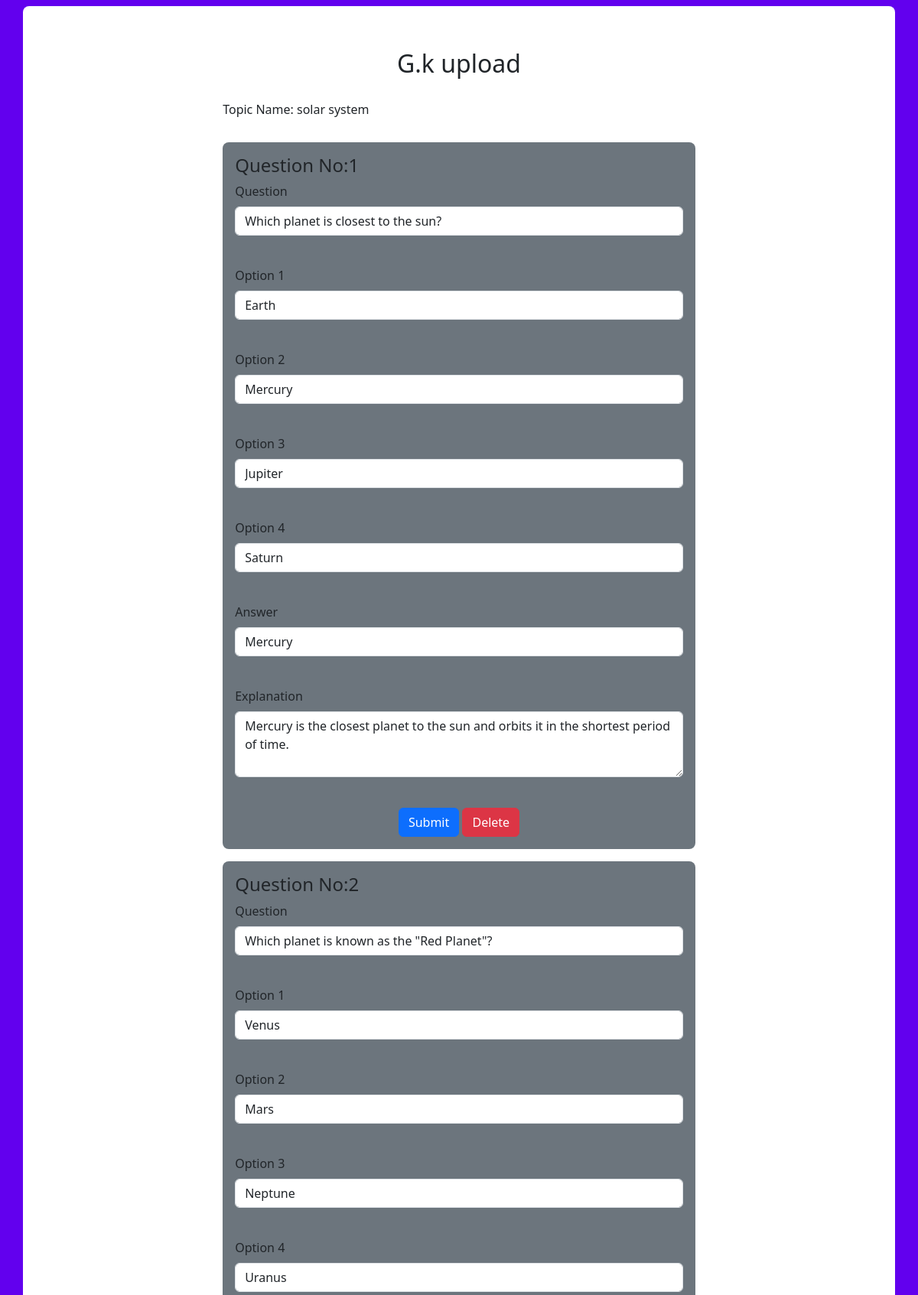
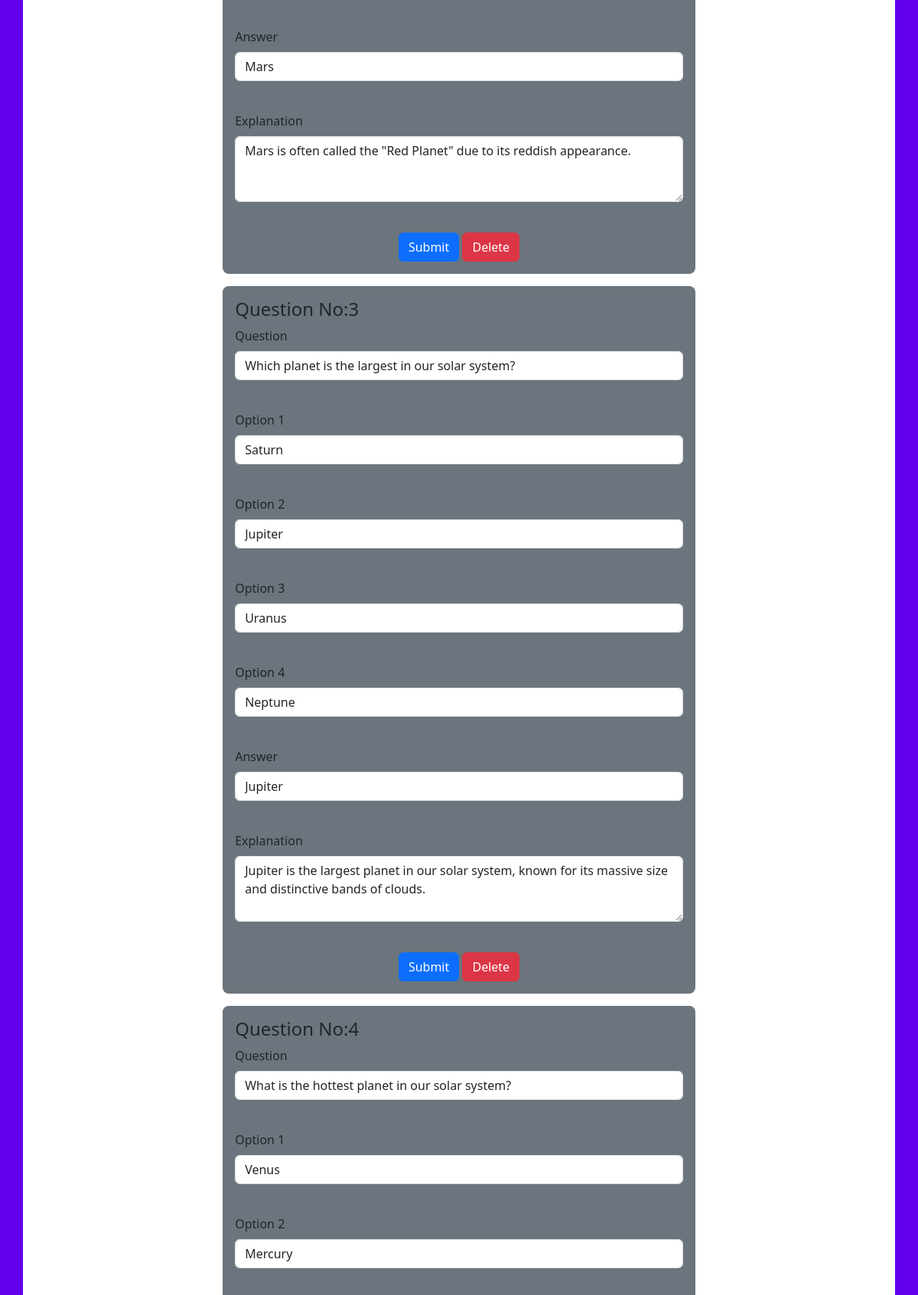
The page /main/gk_update.php?gkid=solar system (upper part) on the database its author committed (2 pictures, top to bottom).
### tables this page shows
CREATE TABLE `gk_data` (
  `id` int(30) NOT NULL,
  `topic_name` varchar(50) NOT NULL,
  `gk_question` varchar(100) NOT NULL,
  `gk_option1` varchar(100) NOT NULL,
  `gk_option2` varchar(100) NOT NULL,
  `gk_option3` varchar(100) NOT NULL,
  `gk_option4` varchar(100) NOT NULL,
  `gk_answer` varchar(100) NOT NULL,
  `gk_explanation` varchar(200) NOT NULL
);

### main/gk_update.php (the view, shortened to what this page needs)
<!doctype html>
<html lang="en">
<head>
    <link href="https://cdn.jsdelivr.net/npm/bootstrap@5.3.2/dist/css/bootstrap.min.css" rel="stylesheet"
 />
</head>
<body style="background-color: #6200EE ;">
    <main>
        <section class="m-2">
            <div class="container rounded-3 p-2 " style="background-color: white ;">
                <div class="row justify-content-center align-items-center h-100 p-4">
                    <div class="col-12 col-lg-9 col-xl-7">
                        <div class="row text-center">
                            <div class="col-lg-12 col-md-6 mb-4">
                                <h2 class="h2  mt-4">G.k upload</h2>
                            </div>
                        </div>
                        <?php
include('config.php');
        $gk_id=$_GET['gkid'];
    $sql1 = "SELECT * FROM `gk_data` WHERE `topic_name`='$gk_id'";
    $result=mysqli_query($conn,$sql1);
    $question_no=1;
    echo "
    <div class='row'>
         <div class='col-lg-12 col-md-6 mb-3'>
            <div class='mb-3'>
                 <h6>Topic Name: $gk_id</h6>
            </div>
        </div>
    </div>
    ";
    while( $rows=mysqli_fetch_assoc($result)) {
        echo "
        <form action='' method='post' class='bg-secondary  p-3 rounded-3 mb-3'>
        <h4>Question No:$question_no</h4>
                        aria-describedby='helpId' value='{$rows['id']}' placeholder='' />
        <div class='row'>
            <div class='col-lg-12 col-md-6 mb-4'>
                <div class='mb-3'>
                    <label for='question' class='form-label'>Question</label>
                    <input type='text' class='form-control' name='question' id='question'
                        aria-describedby='helpId' value='{$rows['gk_question']}' placeholder='' />
                </div>
            </div>
        </div>
        <div class='row'>
            <div class='col-lg-12 col-md-6 mb-4'>
                <div class='mb-3'>
                    <label for='option1' class='form-label'>Option 1</label>
                    <input type='text' class='form-control' name='option1' id='option1'
                        aria-describedby='helpId' value='{$rows['gk_option1']}' placeholder='' />
                </div>
            </div>
        </div>
        <div class='row'>
            <div class='col-lg-12 col-md-6 mb-4'>
                <div class='mb-3'>
                    <label for='option2' class='form-label'>Option 2</label>
                    <input type='text' class='form-control' name='option2' id='option2'
                        aria-describedby='helpId' value='{$rows['gk_option2']}' placeholder='' />
                </div>
            </div>
        </div>
        <div class='row'>
            <div class='col-lg-12 col-md-6 mb-4'>
                <div class='mb-3'>
                    <label for='option3' class='form-label'>Option 3</label>
                    <input type='text' class='form-control' name='option3' id='option3'
                        aria-describedby='helpId' value='{$rows['gk_option3']}' placeholder='' />
                </div>
            </div>
        </div>
        <div class='row'>
            <div class='col-lg-12 col-md-6 mb-4'>
                <div class='mb-3'>
                    <label for='option4' class='form-label'>Option 4</label>
                    <input type='text' class='form-control' name='option4' id='option4'
                        aria-describedby='helpId' value='{$rows['gk_option4']}' placeholder='' />
                </div>
            </div>
        </div>
        <div class='row'>
            <div class='col-lg-12 col-md-6 mb-4'>
                <div class='mb-3'>
                    <label for='answer' class='form-label'>Answer</label>
                    <input type='text' class='form-control' name='answer' id='answer'
                        aria-describedby='helpId' value='{$rows['gk_answer']}' placeholder='' />
                </div>
            </div>
        </div>
        <div class='row'>
            <div class='col-lg-12 col-md-6 mb-4'>
                <div class='mb-3'>
                    <label for='explanation' class='form-label'>Explanation</label>
                    <textarea class='form-control' name='explanation' id='explanation'
                        rows='3'>{$rows['gk_explanation']}</textarea>
                </div>
            </div>
        </div>
        <div class='row text-center'>
            <div class='col-lg-12'>
                <button type='submit' class='btn btn-primary' value='submit' name='submit'>
                    Submit
                </button>
                <button type='submit' class='btn btn-danger' value='gkq_delete' name='gkq_delete'>
                Delete
            </button>
            </div>
        </div>
    </form>
    ";
    $question_no++;
    }
                            ?>
                    </div>
                </div>
            </div>
        </section>
    </main>
</body>
</html>

### rows shown on the page
gk_data: question "Which planet is closest to the sun?", option1 "Earth", option2 "Mercury", option3 "Jupiter", option4 "Saturn", answer "Mercury", explanation "Mercury is the closest planet to the sun and orbits it in the shortest period of time."
gk_data: question "Which planet is known as the \"Red Planet\"?", option1 "Venus", option2 "Mars", option3 "Neptune", option4 "Uranus", answer "Mars", explanation "Mars is often called the \"Red Planet\" due to its reddish appearance."
gk_data: question "Which planet is the largest in our solar system?", option1 "Saturn", option2 "Jupiter", option3 "Uranus", option4 "Neptune", answer "Jupiter", explanation "Jupiter is the largest planet in our solar system, known for its massive size and distinctive bands of clouds."
gk_data: question "What is the hottest planet in our solar system?", option1 "Venus", option2 "Mercury"

### other values the page prints
$gk_id "solar system"
